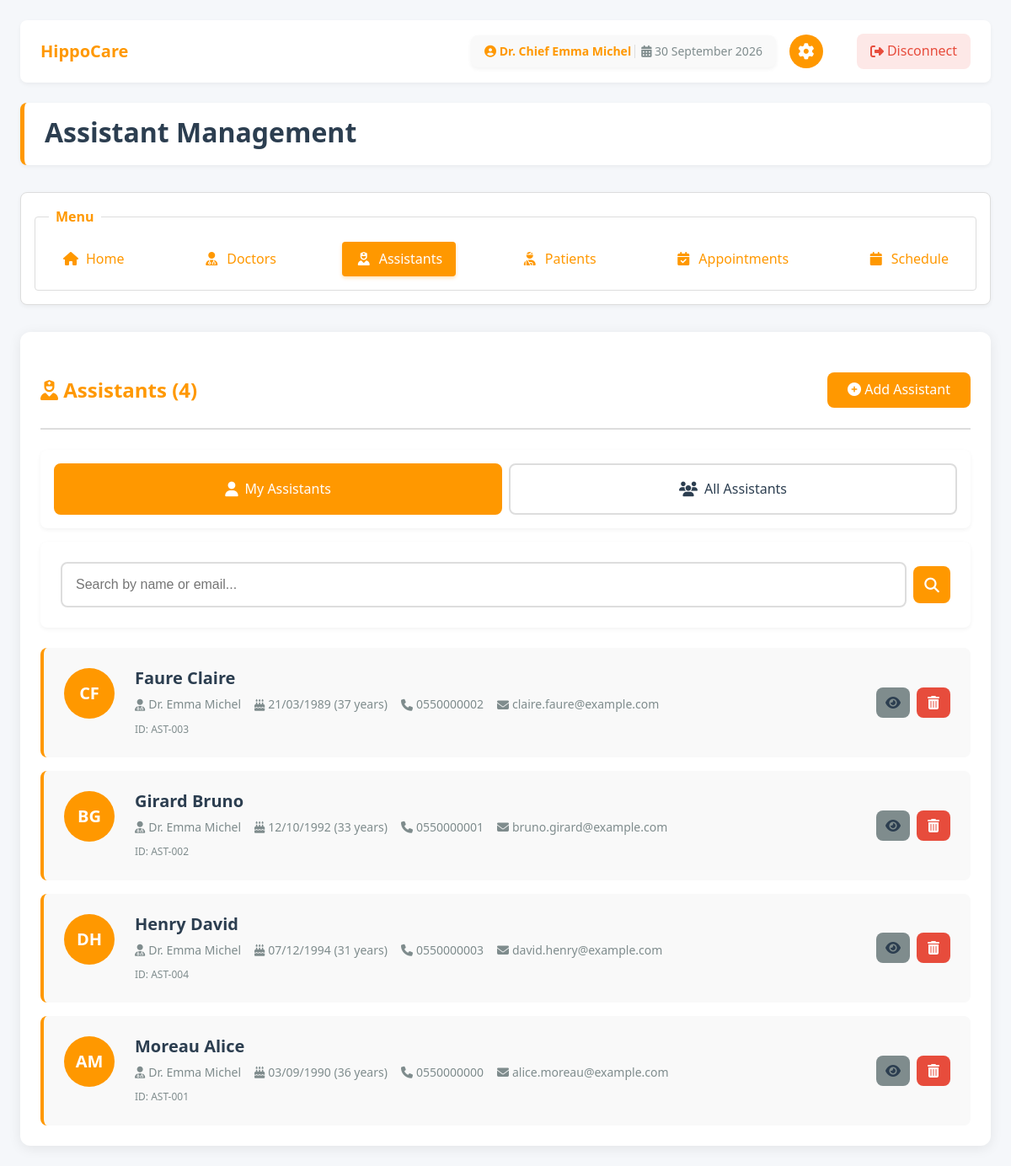
/cab-template/actors/chief_doctor/chief_doctor_assistants.php (signed in), run on the app's committed database.
### tables this page shows
CREATE TABLE `doctor` (
  `id_doctor` int(11) NOT NULL,
  `last_name` varchar(100) NOT NULL,
  `first_name` varchar(100) NOT NULL,
  `email` varchar(50) NOT NULL,
  `phone` varchar(20) NOT NULL,
  `password` varchar(255) NOT NULL,
  `birth_date` date DEFAULT NULL,
  `national_id` varchar(20) DEFAULT NULL,
  `speciality` varchar(100) DEFAULT NULL,
  `consultation_fee` decimal(10,2) DEFAULT NULL COMMENT 'Consultation price in DZD',
  `recruitment_date` date DEFAULT NULL COMMENT 'Date hired by the clinic',
  `practice_start_year` int(4) DEFAULT NULL COMMENT 'Year started practicing as doctor',
  `role` enum('doctor','chief_doctor') DEFAULT 'doctor'
);

CREATE TABLE `assistant` (
  `id_assistant` int(11) NOT NULL,
  `last_name` varchar(100) NOT NULL,
  `first_name` varchar(100) NOT NULL,
  `email` varchar(50) NOT NULL,
  `phone` varchar(20) NOT NULL,
  `password` varchar(255) NOT NULL,
  `birth_date` date DEFAULT NULL,
  `national_id` varchar(20) DEFAULT NULL,
  `recruitment_date` date DEFAULT NULL COMMENT 'Date hired by the clinic',
  `id_doctor` int(11) DEFAULT NULL
);

### cab-template/actors/chief_doctor/chief_doctor_assistants.php (the view, shortened to what this page needs)
<?php
require_once("../../DB/secure_page.php");
$id_chief_doctor = $_SESSION["id_chief_doctor"];
$stmt = $conn->prepare("SELECT last_name, first_name FROM doctor WHERE id_doctor = ?");
$stmt->bind_param("i", $id_chief_doctor);
$stmt->execute();
$chief_doctor_data = $stmt->get_result()->fetch_assoc();
$chief_doctor_name = $chief_doctor_data['first_name'] . ' ' . $chief_doctor_data['last_name'];
$search_query = isset($_GET['search']) ? trim($_GET['search']) : '';
$filter = isset($_GET['filter']) && $_GET['filter'] === 'all' ? 'all' : 'mine';
$items_per_page = 10;
$current_page = isset($_GET['page']) ? max(1, intval($_GET['page'])) : 1;
$offset = ($current_page - 1) * $items_per_page;
if(!empty($search_query)) {
    $search_param = "%$search_query%";
    if($filter === 'mine') {
        $count_stmt = $conn->prepare("SELECT COUNT(*) as total FROM assistant
                                      WHERE (last_name LIKE ? OR first_name LIKE ? OR email LIKE ?) AND id_doctor = ?");
        $count_stmt->bind_param("sssi", $search_param, $search_param, $search_param, $id_chief_doctor);
    } else {
        $count_stmt = $conn->prepare("SELECT COUNT(*) as total FROM assistant
                                      WHERE last_name LIKE ? OR first_name LIKE ? OR email LIKE ?");
        $count_stmt->bind_param("sss", $search_param, $search_param, $search_param);
    }
} else {
    if($filter === 'mine') {
        $count_stmt = $conn->prepare("SELECT COUNT(*) as total FROM assistant WHERE id_doctor = ?");
        $count_stmt->bind_param("i", $id_chief_doctor);
    } else {
        $count_stmt = $conn->prepare("SELECT COUNT(*) as total FROM assistant");
    }
}
$count_stmt->execute();
$total_assistants = $count_stmt->get_result()->fetch_assoc()['total'];
if(!empty($search_query)) {
    $search_param = "%$search_query%";
    if($filter === 'mine') {
        $stmt = $conn->prepare("SELECT a.id_assistant, a.last_name, a.first_name, a.email, a.phone, a.birth_date, a.id_doctor,
                                       d.first_name as doctor_first_name, d.last_name as doctor_last_name
                                FROM assistant a
                                LEFT JOIN doctor d ON a.id_doctor = d.id_doctor
                                WHERE (a.last_name LIKE ? OR a.first_name LIKE ? OR a.email LIKE ?) AND a.id_doctor = ?
                                ORDER BY a.last_name ASC
                                LIMIT ? OFFSET ?");
        $stmt->bind_param("sssiii", $search_param, $search_param, $search_param, $id_chief_doctor, $items_per_page, $offset);
    } else {
        $stmt = $conn->prepare("SELECT a.id_assistant, a.last_name, a.first_name, a.email, a.phone, a.birth_date, a.id_doctor,
                                       d.first_name as doctor_first_name, d.last_name as doctor_last_name
                                FROM assistant a
                                LEFT JOIN doctor d ON a.id_doctor = d.id_doctor
                                WHERE a.last_name LIKE ? OR a.first_name LIKE ? OR a.email LIKE ?
                                ORDER BY a.last_name ASC
                                LIMIT ? OFFSET ?");
        $stmt->bind_param("sssii", $search_param, $search_param, $search_param, $items_per_page, $offset);
    }
} else {
    if($filter === 'mine') {
        $stmt = $conn->prepare("SELECT a.id_assistant, a.last_name, a.first_name, a.email, a.phone, a.birth_date, a.id_doctor,
                                       d.first_name as doctor_first_name, d.last_name as doctor_last_name
                                FROM assistant a
                                LEFT JOIN doctor d ON a.id_doctor = d.id_doctor
                                WHERE a.id_doctor = ?
                                ORDER BY a.last_name ASC
                                LIMIT ? OFFSET ?");
        $stmt->bind_param("iii", $id_chief_doctor, $items_per_page, $offset);
    }
}
$stmt->execute();
$assistants = $stmt->get_result()->fetch_all(MYSQLI_ASSOC);
?>
<!DOCTYPE html>
<html lang="en">
<head>
    <link rel="stylesheet" href="css/chief_doctor_style.css">
    <link rel="stylesheet" href="css/chief_doctor_forms.css">
    <link rel="stylesheet" href="https://cdnjs.cloudflare.com/ajax/libs/font-awesome/6.4.0/css/all.min.css">
</head>
<body>
    <div class="header-banner">
        <div class="logo-container">
            <a href="chief_doctor_home.php" class="logo-link">
                <h1 class="logo-text">HippoCare</h1>
            </a>
        </div>
        <div class="header-actions">
            <span class="user-name">
                <span class="name-part">
                    <i class="fas fa-user-circle"></i>
                    Dr. Chief <?php echo htmlspecialchars($chief_doctor_name); ?>
                </span>
                <span class="date-part">
                    <i class="fas fa-calendar-alt"></i>
                    <?php echo date("d F Y"); ?>
                </span>
            </span>
            <a href="chief_doctor_settings.php" title="Settings" class="settings-btn">
                <i class="fas fa-cog"></i>
            </a>
            <a href="../../DB/logout.php" class="disconnect-btn">
                <i class="fas fa-sign-out-alt"></i>
                <span>Disconnect</span>
            </a>
        </div>
    </div>
    <header>
        <h1>Assistant Management</h1>
    </header>
    <nav>
        <fieldset>
            <legend>Menu</legend>
            <div class="menu-links">
                <a href="chief_doctor_home.php"><i class="fas fa-home"></i> Home</a>
                <a href="chief_doctor_doctors.php"><i class="fas fa-user-md"></i> Doctors</a>
                <a href="chief_doctor_assistants.php" class="active"><i class="fas fa-user-nurse"></i> Assistants</a>
                <a href="chief_doctor_patients.php"><i class="fas fa-user-injured"></i> Patients</a>
                <a href="chief_doctor_app.php"><i class="fas fa-calendar-check"></i> Appointments</a>
                <a href="chief_doctor_schedule.php"><i class="fas fa-calendar"></i> Schedule</a>
            </div>
        </fieldset>
    </nav>
    <main>
        <section class="list-container">
            <div class="section-header">
                <h2><i class="fas fa-user-nurse"></i> Assistants (<?php echo $total_assistants; ?>)</h2>
                <a href="chief_doctor_assistants_new.php" class="btn">
                    <i class="fas fa-plus-circle"></i> Add Assistant
                </a>
            </div>
            <div class="filter-tabs">
                <a href="?filter=mine<?php echo !empty($search_query) ? '&search=' . urlencode($search_query) : ''; ?>" class="filter-tab <?php echo $filter === 'mine' ? 'active' : ''; ?>">
                    <i class="fas fa-user"></i> My Assistants
                </a>
                <a href="?filter=all<?php echo !empty($search_query) ? '&search=' . urlencode($search_query) : ''; ?>" class="filter-tab <?php echo $filter === 'all' ? 'active' : ''; ?>">
                    <i class="fas fa-users"></i> All Assistants
                </a>
            </div>
            <div class="search-filter-container">
                <form method="get" action="" class="search-form">
                    <div class="search-box">
                        <input type="text" name="search" placeholder="Search by name or email..." value="<?php echo htmlspecialchars($search_query); ?>" class="search-input">
                        <button type="submit" class="btn-search btn-icon" title="Search"><i class="fas fa-search"></i></button>
                    </div>
                </form>
            </div>
                        <?php if($total_assistants > 0): ?>
                <div class="items-list">
                    <?php foreach($assistants as $assistant): ?>
                        <?php
                            $initials = strtoupper(substr($assistant['first_name'], 0, 1) . substr($assistant['last_name'], 0, 1));
                            $birth_date = new DateTime($assistant['birth_date']);
                            $age = (new DateTime())->diff($birth_date)->y;
                            $doctor_name = "Unassigned";
                            if($assistant['id_doctor'] && $assistant['doctor_first_name']) {
                                $doctor_name = $assistant['doctor_first_name'] . ' ' . $assistant['doctor_last_name'];
                            }
                        ?>
                        <article class="item-card">
                            <div class="item-avatar">
                                <div class="avatar"><?php echo $initials; ?></div>
                            </div>
                            <div class="item-content">
                                <h3><?php echo htmlspecialchars($assistant['last_name'] . ' ' . $assistant['first_name']); ?></h3>
                                <p class="item-meta">
                                    <span><i class="fas fa-user-md"></i> Dr. <?php echo htmlspecialchars($doctor_name); ?></span>
                                    <span><i class="fas fa-birthday-cake"></i> <?php echo $birth_date->format('d/m/Y') . ' (' . $age . ' years)'; ?></span>
                                    <span><i class="fas fa-phone"></i> <?php echo htmlspecialchars($assistant['phone']); ?></span>
                                    <span><i class="fas fa-envelope"></i> <?php echo htmlspecialchars($assistant['email']); ?></span>
                                </p>
                                <p class="item-id">ID: AST-<?php echo sprintf('%03d', $assistant['id_assistant']); ?></p>
                            </div>
                            <div class="item-actions">
                                <a href="chief_doctor_assistants_infos.php?assistant_id=<?php echo $assistant['id_assistant']; ?>" class="btn btn-secondary btn-icon" title="View Details">
                                    <i class="fas fa-eye"></i>
                                </a>
                                <a href="#" class="btn btn-danger btn-icon" title="Delete" onclick="return confirmDeleteAssistant(<?php echo $assistant['id_assistant']; ?>, '<?php echo addslashes($assistant['first_name'] . ' ' . $assistant['last_name']); ?>');">
                                    <i class="fas fa-trash-alt"></i>
                                </a>
                            </div>
                        </article>
                    <?php endforeach; ?>
                </div>
            <?php endif; ?>
        </section>
    </main>
</body>
</html>

### data on the page
doctor: chief_doctor_name "Emma Michel"
assistant: initials "CF", last_name+first_name "Faure Claire", id_doctor.last_name "Emma Michel", birth_date "21/03/1989", phone "0550000002", email "claire.faure@example.com", id_assistant "003"
assistant: initials "BG", last_name+first_name "Girard Bruno", id_doctor.last_name "Emma Michel", birth_date "12/10/1992", phone "0550000001", email "bruno.girard@example.com", id_assistant "002"
assistant: initials "DH", last_name+first_name "Henry David", id_doctor.last_name "Emma Michel", birth_date "07/12/1994", phone "0550000003", email "david.henry@example.com", id_assistant "004"
assistant: initials "AM", last_name+first_name "Moreau Alice", id_doctor.last_name "Emma Michel", birth_date "03/09/1990", phone "0550000000", email "alice.moreau@example.com", id_assistant "001"

### other printed values
$total_assistants "4"
